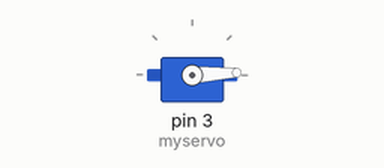
Recording of a sketch running on a simulated Arduino Uno, built with avr-gcc and run on an emulated ATmega328P. On the bench: servo.

Above: at 0.05 s.
At 1.0 s:
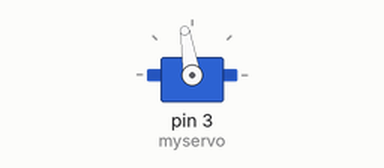
At 2.0 s:
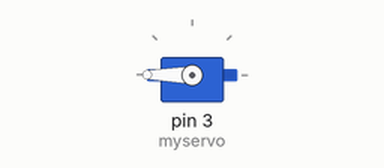
At 4.0 s:
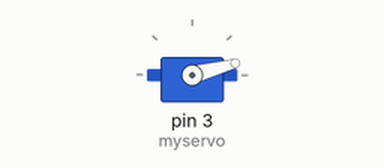
Timing chart, 0 to 5.4 s (numbered marks = the images above):
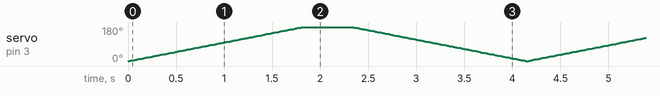

The sketch:

programme_fin.ino
```cpp
#include <Servo.h>                   //ajout de la bibliothèque servo.h qui va nous permettre de commander ce composant
  Servo myservo;                     //on définit la variable de ce composant

void setup(){                        //on définit le pin 3 à utiliser pour commander le servomoteur (pin signal)
  myservo.attach(3);
}

void loop(){
  for(int i=0; i<=180; i++){          //une boucle est créée dans laquelle l'angle du servomoteur va varier de 0° à 180°
    myservo.write(i);
    delay(10);                        //on applique cette boucle pour prendre 1° toutes les 10 ms
  }                                      //fin de la boucle

  delay(500);                         //on attend une demiseconde

  for(int i=180; i>=0; i--){          //une boucle est créée dans laquelle l'angle du servomoteur va varier de 180° à 0°
    myservo.write(i);
    delay(10);                        //on applique cette boucle pour enlever 1° toutes les 10 ms
  }                                     //fin de la boucle
}
```
